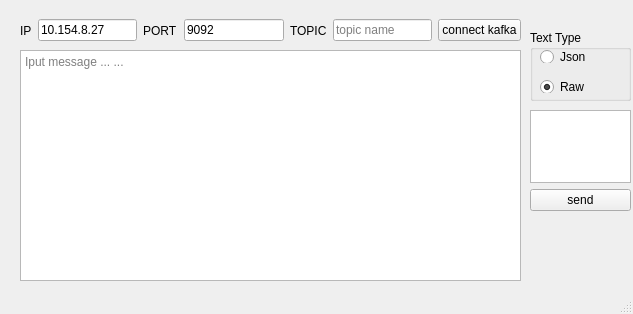
<?xml version="1.0" encoding="UTF-8"?>
<ui version="4.0">
 <class>MainWindow</class>
 <widget class="QMainWindow" name="MainWindow">
  <property name="geometry">
   <rect>
    <x>0</x>
    <y>0</y>
    <width>633</width>
    <height>314</height>
   </rect>
  </property>
  <property name="windowTitle">
   <string>KafkaSender</string>
  </property>
  <property name="windowIcon">
   <iconset resource="../rc.qrc">
    <normaloff>:/kafka/images/icon.png</normaloff>:/kafka/images/icon.png</iconset>
  </property>
  <widget class="QWidget" name="centralwidget">
   <widget class="QTextEdit" name="textEdit">
    <property name="geometry">
     <rect>
      <x>20</x>
      <y>50</y>
      <width>501</width>
      <height>231</height>
     </rect>
    </property>
    <property name="inputMethodHints">
     <set>Qt::ImhMultiLine</set>
    </property>
    <property name="placeholderText">
     <string>Iput message ... ...</string>
    </property>
   </widget>
   <widget class="QWidget" name="horizontalLayoutWidget">
    <property name="geometry">
     <rect>
      <x>20</x>
      <y>10</y>
      <width>501</width>
      <height>41</height>
     </rect>
    </property>
    <layout class="QHBoxLayout" name="horizontalLayout_kafkaInfo">
     <item>
      <widget class="QLabel" name="ipLable">
       <property name="text">
        <string>IP</string>
       </property>
      </widget>
     </item>
     <item>
      <widget class="QLineEdit" name="ipLineEdit">
       <property name="text">
        <string>10.154.8.27</string>
       </property>
       <property name="placeholderText">
        <string>please input ip address</string>
       </property>
      </widget>
     </item>
     <item>
      <widget class="QLabel" name="portLable">
       <property name="text">
        <string>PORT</string>
       </property>
      </widget>
     </item>
     <item>
      <widget class="QLineEdit" name="portLineEdit">
       <property name="inputMethodHints">
        <set>Qt::ImhDigitsOnly</set>
       </property>
       <property name="text">
        <string>9092</string>
       </property>
       <property name="placeholderText">
        <string>input port</string>
       </property>
      </widget>
     </item>
     <item>
      <widget class="QLabel" name="label">
       <property name="text">
        <string>TOPIC</string>
       </property>
      </widget>
     </item>
     <item>
      <widget class="QLineEdit" name="topicLineEdit">
       <property name="placeholderText">
        <string>topic name</string>
       </property>
      </widget>
     </item>
     <item>
      <widget class="QPushButton" name="kafkaButton">
       <property name="text">
        <string>connect kafka</string>
       </property>
      </widget>
     </item>
    </layout>
   </widget>
   <widget class="QWidget" name="verticalLayoutWidget">
    <property name="geometry">
     <rect>
      <x>530</x>
      <y>110</y>
      <width>101</width>
      <height>101</height>
     </rect>
    </property>
    <layout class="QVBoxLayout" name="verticalLayout_send">
     <item>
      <widget class="QTextBrowser" name="sendLogBrowser"/>
     </item>
     <item>
      <widget class="QPushButton" name="sendToButton">
       <property name="text">
        <string>send</string>
       </property>
      </widget>
     </item>
    </layout>
   </widget>
   <widget class="QWidget" name="verticalLayoutWidget_2">
    <property name="geometry">
     <rect>
      <x>530</x>
      <y>30</y>
      <width>101</width>
      <height>71</height>
     </rect>
    </property>
    <layout class="QVBoxLayout" name="verticalLayout_radio">
     <item>
      <widget class="QGroupBox" name="groupBox_textType">
       <property name="title">
        <string>Text Type</string>
       </property>
       <widget class="QRadioButton" name="radioButton_Json">
        <property name="geometry">
         <rect>
          <x>10</x>
          <y>20</y>
          <width>89</width>
          <height>13</height>
         </rect>
        </property>
        <property name="text">
         <string>Json</string>
        </property>
       </widget>
       <widget class="QRadioButton" name="radioButton_Raw">
        <property name="geometry">
         <rect>
          <x>10</x>
          <y>50</y>
          <width>89</width>
          <height>13</height>
         </rect>
        </property>
        <property name="text">
         <string>Raw</string>
        </property>
        <property name="checked">
         <bool>true</bool>
        </property>
       </widget>
      </widget>
     </item>
    </layout>
   </widget>
  </widget>
  <widget class="QMenuBar" name="menubar">
   <property name="geometry">
    <rect>
     <x>0</x>
     <y>0</y>
     <width>633</width>
     <height>18</height>
    </rect>
   </property>
  </widget>
  <widget class="QStatusBar" name="statusbar"/>
 </widget>
 <resources>
  <include location="../rc.qrc"/>
 </resources>
 <connections/>
</ui>
